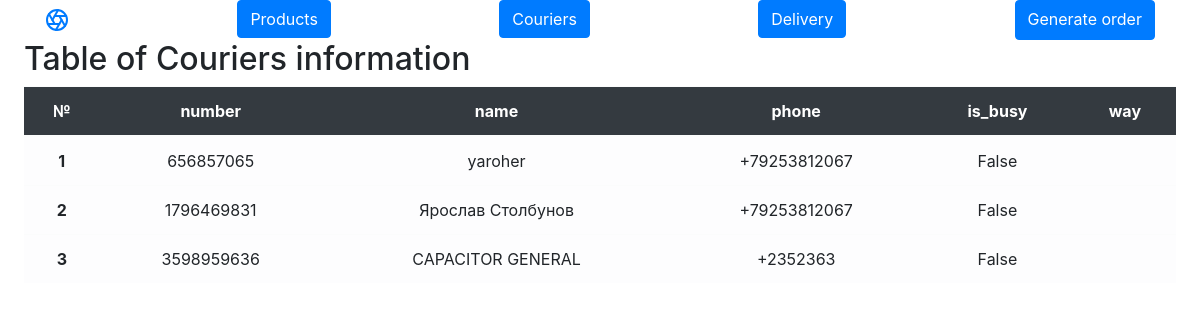
The app's page /courier with its own data.
### main/models.py (models this page shows)
class Couriers(models.Model):
    number = models.CharField(max_length=200)
    name = models.CharField(max_length=200)
    phone = models.CharField(max_length=200)
    is_busy = models.BooleanField(default=False)
    way = models.CharField(max_length=200)

### main/views.py (the view)
# urls.py: path('courier', views.couriers),
def couriers(request):
    context = {'data': Couriers.objects.all()}
    return render(request, 'main/admin/courier.html', context=context)

### main/templates/main/admin/courier.html (shortened to what this page needs)
<!doctype html>
<html lang="en">
<head>
    <link rel="stylesheet" href="https://stackpath.bootstrapcdn.com/bootstrap/4.5.2/css/bootstrap.min.css">
</head>
<body>
{% include "./helpers/header.html" %}
<main class="ms-sm-auto px-md-4">
    <h2>Table of Couriers information</h2>
    <div class="table-responsive">
        <div class="text-center bg-light">
            <table class="table table-light">
                <thead class="table-dark">
                <tr>
                    <th scope="col">№</th>
                    <th scope="col">number</th>
                    <th scope="col">name</th>
                    <th scope="col">phone</th>
                    <th scope="col">is_busy</th>
                    <th scope="col">way</th>
                </tr>
                </thead>
                <tbody>
                {%for item in data%}
                <tr>
                    <th>{{forloop.counter}}</th>
                    <td>{{item.number}}</td>
                    <td>{{item.name}}</td>
                    <td>{{item.phone}}</td>
                    <td>{{item.is_busy}}</td>
                    <td>{{item.way}}</td>
                </tr>
                {%endfor%}
                </tbody>
            </table>
        </div>
    </div>
</main>
</body>
</html>

### records on screen
Couriers: number "656857065", name "yaroher", phone "+79253812067", is_busy "False"
Couriers: number "1796469831", name "Ярослав Столбунов", phone "+79253812067", is_busy "False"
Couriers: number "3598959636", name "CAPACITOR GENERAL", phone "+2352363", is_busy "False"
